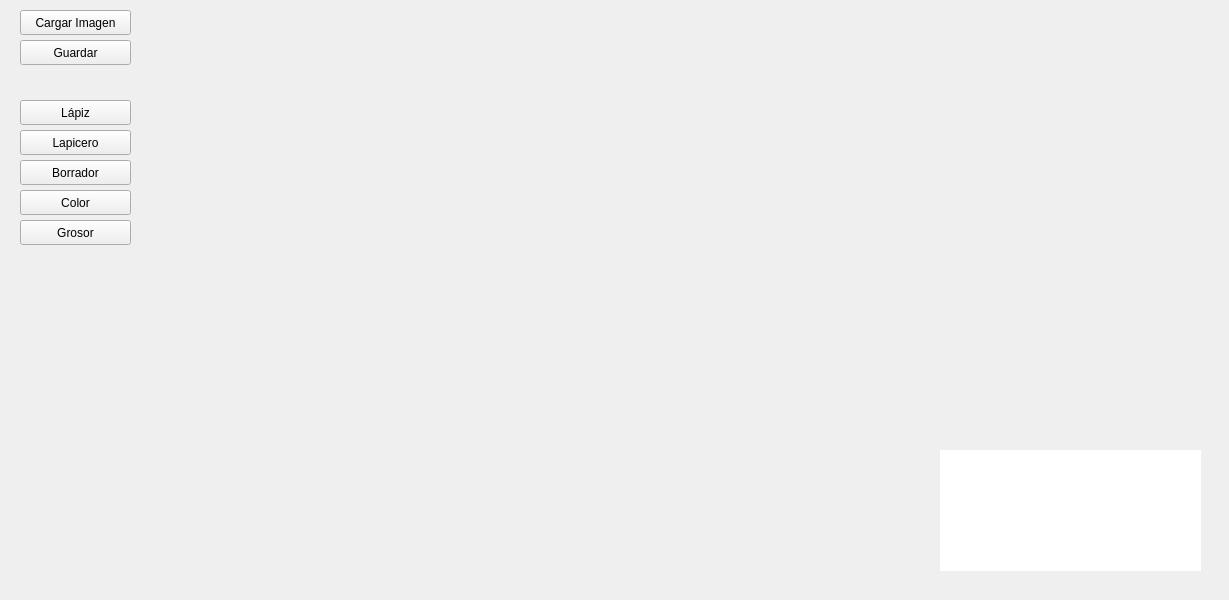
<?xml version="1.0" encoding="UTF-8"?>
<ui version="4.0">
 <class>Widget</class>
 <widget class="QWidget" name="Widget">
  <property name="geometry">
   <rect>
    <x>0</x>
    <y>0</y>
    <width>1229</width>
    <height>600</height>
   </rect>
  </property>
  <property name="windowTitle">
   <string>Widget</string>
  </property>
  <widget class="QPushButton" name="cargarImagen">
   <property name="geometry">
    <rect>
     <x>20</x>
     <y>10</y>
     <width>111</width>
     <height>25</height>
    </rect>
   </property>
   <property name="text">
    <string>Cargar Imagen</string>
   </property>
  </widget>
  <widget class="QPushButton" name="lapizButton">
   <property name="geometry">
    <rect>
     <x>20</x>
     <y>100</y>
     <width>111</width>
     <height>25</height>
    </rect>
   </property>
   <property name="text">
    <string>Lápiz</string>
   </property>
  </widget>
  <widget class="QPushButton" name="lapiceroButton">
   <property name="geometry">
    <rect>
     <x>20</x>
     <y>130</y>
     <width>111</width>
     <height>25</height>
    </rect>
   </property>
   <property name="text">
    <string>Lapicero</string>
   </property>
  </widget>
  <widget class="QPushButton" name="borradorButton">
   <property name="geometry">
    <rect>
     <x>20</x>
     <y>160</y>
     <width>111</width>
     <height>25</height>
    </rect>
   </property>
   <property name="text">
    <string>Borrador</string>
   </property>
  </widget>
  <widget class="QPushButton" name="guardarButton">
   <property name="geometry">
    <rect>
     <x>20</x>
     <y>40</y>
     <width>111</width>
     <height>25</height>
    </rect>
   </property>
   <property name="text">
    <string>Guardar</string>
   </property>
  </widget>
  <widget class="QLabel" name="canva">
   <property name="geometry">
    <rect>
     <x>940</x>
     <y>450</y>
     <width>261</width>
     <height>121</height>
    </rect>
   </property>
   <property name="styleSheet">
    <string notr="true">#canva{
background-color: white;
}</string>
   </property>
   <property name="text">
    <string/>
   </property>
  </widget>
  <widget class="QPushButton" name="colorBUtton">
   <property name="geometry">
    <rect>
     <x>20</x>
     <y>190</y>
     <width>111</width>
     <height>25</height>
    </rect>
   </property>
   <property name="text">
    <string>Color</string>
   </property>
  </widget>
  <widget class="QPushButton" name="grosorButton">
   <property name="geometry">
    <rect>
     <x>20</x>
     <y>220</y>
     <width>111</width>
     <height>25</height>
    </rect>
   </property>
   <property name="text">
    <string>Grosor</string>
   </property>
  </widget>
 </widget>
 <resources/>
 <connections/>
</ui>
